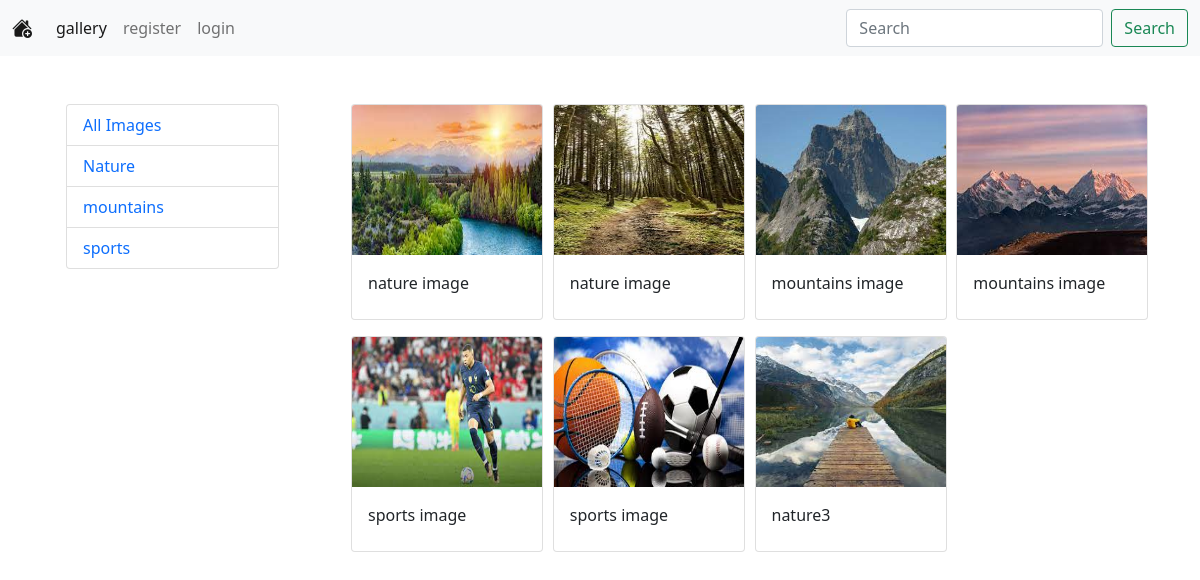
Page /gallery/ on the committed database.
### GallaryApp/models.py (models this page shows, shortened)
class CategoryModel(models.Model):
    title = models.CharField(max_length=100)

class ImageModel(models.Model):
    title = models.CharField(max_length=100)
    desc= models.TextField()
    cat=models.ForeignKey(CategoryModel,on_delete=models.CASCADE)
    image=models.ImageField(upload_to='Images/',blank=True)

### GallaryApp/views.py (the view)
# urls.py: path('gallery/',views.gallery_view,name='gallery'),
def gallery_view(request):
    categories=CategoryModel.objects.all()
    Images=ImageModel.objects.all()
    context={'categories':categories,'Images':Images}
    return render(request,'GallaryApp/gallery.html',context)

### templates/GallaryApp/gallery.html (shortened to what this page needs)
{% extends 'GallaryApp/base.html' %}
{% load static %}
{% block body %}
<div class="container my-5">
    <div class="row">
        <div class="col-3">
            <div class="container">
                <ul class="list-group">
                    <li class="list-group-item"><a href="{% url 'gallery' %}" class="text-decoration-none">All Images</a></li>
                    {% for cat in categories %}
                    <li class="list-group-item"><a href="{% url 'catImage' cat.id %}" class="text-decoration-none">{{cat.title}}</a></li>
                    {% endfor %}
                </ul>
            </div>
        </div>
        <div class="col-9">
            <div class="container">
                <div class="row">
                    {% for img in Images %}
                    <div class="col-3 mb-3">
                        <div class="card" style="width: 12rem;">
                            <img src="{{img.image.url}}" class="card-img-top" alt="No image" height="150px">
                            <div class="card-body">
                              <p class="card-title">{{img.title}}</p>
                            </div>
                          </div>
                    </div>
                    {% endfor %}
                </div>
            </div>
        </div>
    </div>
</div>
{% endblock body %}

### templates/GallaryApp/base.html (shortened to what this page needs)
<!DOCTYPE html>
{% load static %}
<html lang="en">
<head>
    <link href="https://cdn.jsdelivr.net/npm/bootstrap@5.0.2/dist/css/bootstrap.min.css" rel="stylesheet"
>
    <link rel="stylesheet" href="https://cdn.jsdelivr.net/npm/bootstrap-icons@1.10.2/font/bootstrap-icons.css">
</head>
<body>
    {% include 'GallaryApp/navbar.html' %}
    <div class=" my-5">
        {% block body %}
        {% endblock body %}
        </div>
</body>
</html>

### templates/GallaryApp/navbar.html (shortened to what this page needs)
<nav class="navbar navbar-expand-lg navbar-light bg-light">
    <div class="container-fluid">
      <a class="navbar-brand" href="{% url 'home' %}"><i class="bi bi-house-add-fill"></i></a>
      <div class="collapse navbar-collapse" id="navbarSupportedContent">
        <ul class="navbar-nav me-auto mb-2 mb-lg-0">
          <li class="nav-item">
            <a class="nav-link active" aria-current="page" href="{% url 'gallery' %}">gallery</a>
          </li>
          {% if user.is_authenticated is False %}
          <li class="nav-item">
            <a class="nav-link" href="{% url 'register' %}">register</a>
          </li>
          <li class="nav-item">
            <a class="nav-link" href="{% url 'signin' %}">login</a>
          </li>
          {% endif %}
         </ul>
        <form class="d-flex">
          <input class="form-control me-2" type="search" placeholder="Search" aria-label="Search">
          <button class="btn btn-outline-success" type="submit">Search</button>
        </form>
      </div>
    </div>
  </nav>

### rows in the picture
CategoryModel: title "Nature"
CategoryModel: title "mountains"
CategoryModel: title "sports"
ImageModel: image (picture), title "nature image"
ImageModel: image (picture), title "nature image"
ImageModel: image (picture), title "mountains image"
ImageModel: image (picture), title "mountains image"
ImageModel: image (picture), title "sports image"
ImageModel: image (picture), title "sports image"
ImageModel: image (picture), title "nature3"
